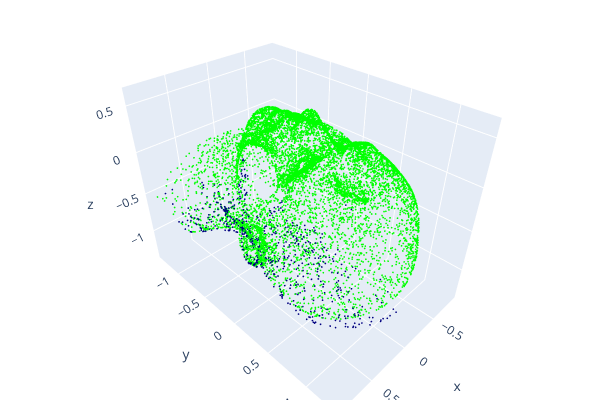

Source (notebook cell):
### Markdown cell above
### Visualize final reconstruction and alignment
- Green --> ref morphed by predicted coeffs
- Blue --> src aligned by estimated transform

### Code cell
estimated_t_src_pcd.paint_uniform_color([0, 0, 0.5])
o3d.visualization.draw_plotly([pred_morphed_pcd, estimated_t_src_pcd])

### Figure 1 — Plotly figure (JSON) as saved in the notebook; plotly's stock layout.template omitted (floating-point values rounded to 4 significant figures; data arrays with more than 128 entries replaced by an {"elided": "..."} marker saying what was removed)
{"data": [{"marker": {"color": {"elided": "10788x3 float values"}, "size": 1}, "mode": "markers", "type": "scatter3d", "x": {"elided": "10788 float values"}, "y": {"elided": "10788 float values"}, "z": {"elided": "10788 float values"}}, {"marker": {"color": {"elided": "628x3 float values"}, "size": 1}, "mode": "markers", "type": "scatter3d", "x": {"elided": "628 float values"}, "y": {"elided": "628 float values"}, "z": {"elided": "628 float values"}}], "layout": {"height": 400, "margin": {"b": 0, "l": 0, "r": 0, "t": 0}, "scene": {"camera": {"center": {"x": 0, "y": 0, "z": 0}, "up": {"x": 0, "y": 0, "z": 1}}}, "showlegend": false, "width": 600}}
